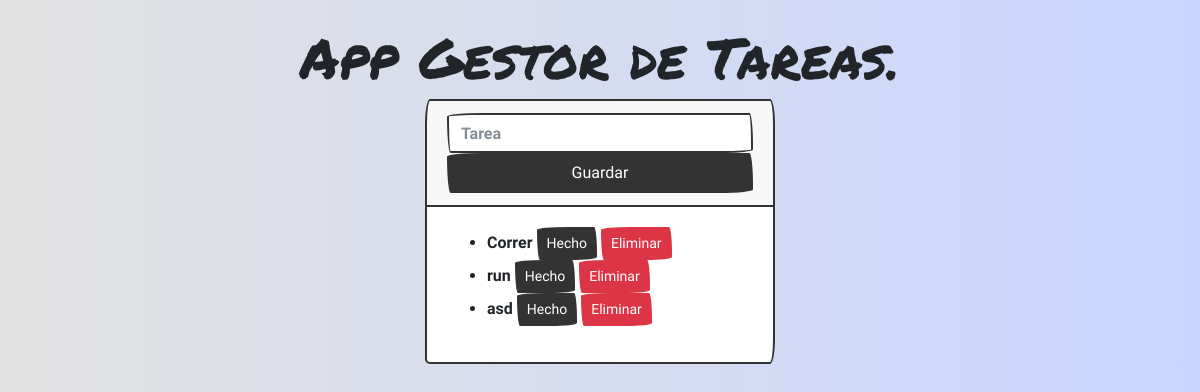
Before: / with the older database file.
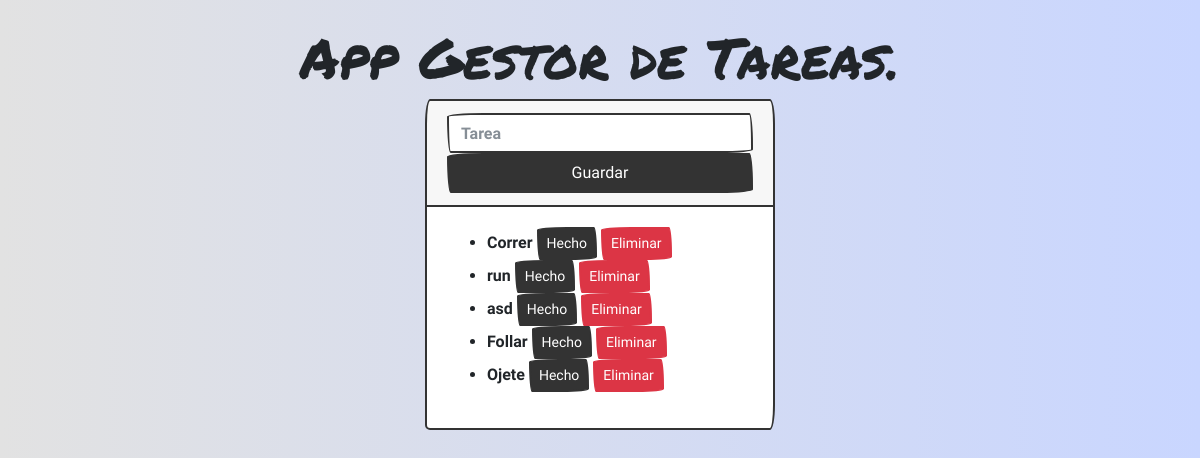
After: the same page with the newer database file.
### models.py (models this page shows, shortened)
class Tasks(db.Base):
    __tablename__ = "tasks"
    __table_args__ = {'sqlite_autoincrement': True}
    id_task = Column(Integer, primary_key=True)
    content = Column(String(200), nullable=False)
    done = Column(Boolean)
    def __str__(self):
        return "Tarea: Nº {} = {} -> {})".format(self.id_task, self.content, self.done)

### main.py (the view)
@app.route("/")
def home_web():
    every_tasks = db.session.query(Tasks).all()
    for i in every_tasks:
        print(i)
    return render_template("index.html", task_list=every_tasks)

### templates/index.html (shortened to what this page needs)
<!DOCTYPE html>
<html lang="en">
<head>
    <link rel="stylesheet" href="https://cdn.jsdelivr.net/npm/bootswatch@4.5.2/dist/sketchy/bootstrap.min.css">
    <link rel="stylesheet" href="{{ url_for('static', filename='main.css')}}">
</head>
<body>
    <header>
        <main>
            <h1 class="display-4 text-center mt-4 titulo">App Gestor de Tareas.</h1>
        <section>
            <div class="container">
                <div class="row">
                    <div class="col-md-4 offset-md-4 my-auto">
                        <div class="card">
                            <div class="card-header">
                                <form action="/create_task" method="post">
                                    <div class="input-group">
                                        <input type="text" name="content_task" placeholder="Tarea" class="form-control" autofocus>
                                    </div>
                                    <button type="submit" class="btn btn-primary btn-block">Guardar</button>
                                </form>
                            </div>
                            <div class="card-body">
                                <ul>
                                    {% for task in task_list %}
                                    <li>
                                        {{ task.content }}
                                        <a href="..." style="text-decoration:none" class="btn btn-primary btn-sm">
                                            Hecho
                                        </a>
                                        <a href="..." style="text-decoration:none" class="btn btn-danger btn-sm">
                                            Eliminar
                                        </a>
                                    </li>
                                    {% endfor %}
                                </ul>
                            </div>
                        </div>
                    </div>
                </div>
            </div>
        </section>
    </main>
</body>
</html>

### static/main.css (style rules this page uses)
body { background: #C9D6FF; background: -webkit-linear-gradient(to right, #E2E2E2, #C9D6FF); background: linear-gradient(to right, #E2E2E2, #C9D6FF); }
.titulo { font-family: 'Permanent Marker', cursive; }

Changed rows visible on the page:
added Tasks: content "Follar"
added Tasks: content "Ojete"
